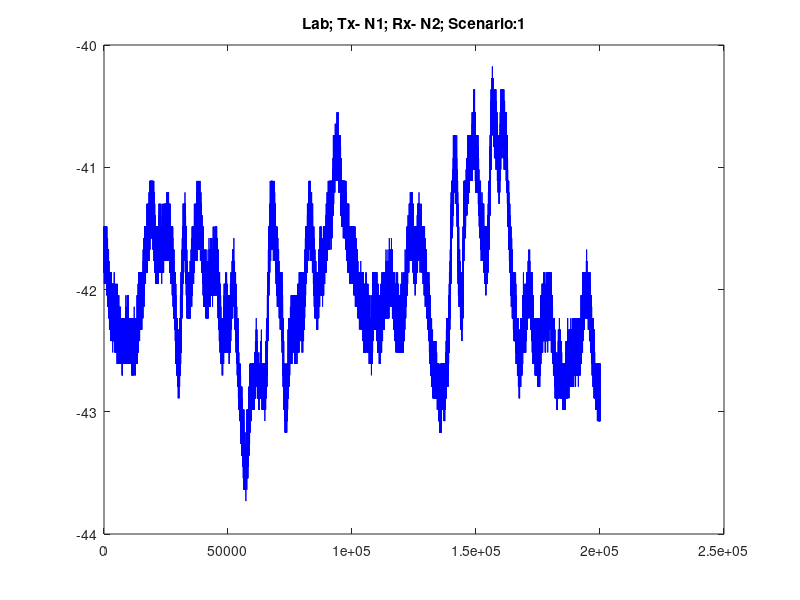
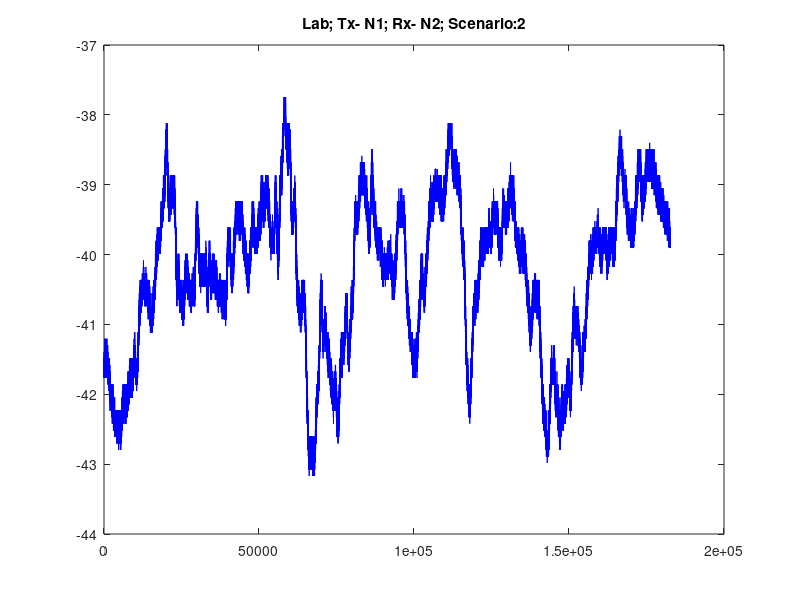
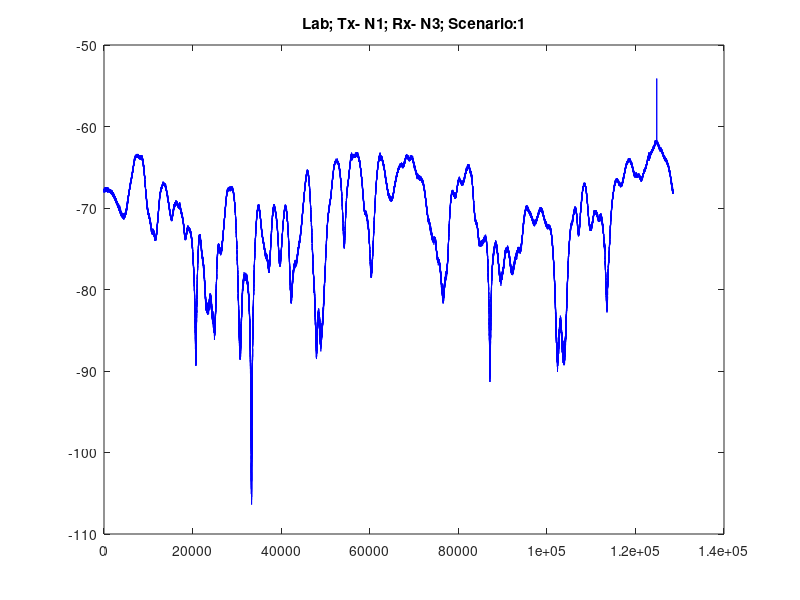
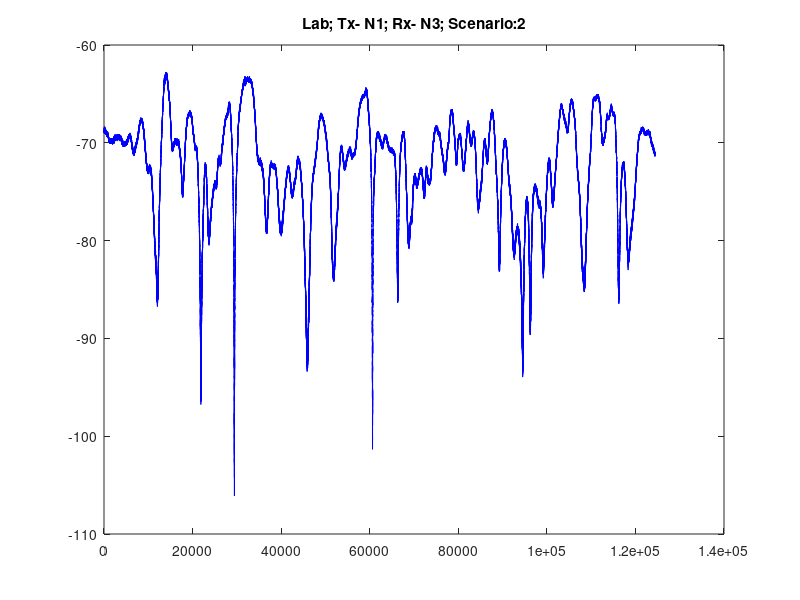

These figures' MATLAB source, in order:
%to plot Lab%

load('L_N1_Tx_N2_Rx_S1_S2.mat')

figure;    plot(P_dBm_out_n1_structure.vector_out_1,'b');   
title('Lab; Tx- N1; Rx- N2; Scenario:1')    
figure;    plot(P_dBm_out_n1_structure.vector_out_2,'b');    
title('Lab; Tx- N1; Rx- N2; Scenario:2')

%%
load('L_N1_Tx_N3_Rx_S1_S2.mat')

figure;    plot(P_dBm_out_n1_structure.vector_out_1,'b');   
title('Lab; Tx- N1; Rx- N3; Scenario:1')    
figure;    plot(P_dBm_out_n1_structure.vector_out_2,'b');    
title('Lab; Tx- N1; Rx- N3; Scenario:2')

%%
load('L_N2_Tx_N1_Rx_S1_S2.mat')

figure;    plot(P_dBm_out_n1_structure.vector_out_1,'b');   
title('Lab; Tx- N2; Rx- N1; Scenario:1')    
figure;    plot(P_dBm_out_n1_structure.vector_out_2,'b');    
title('Lab; Tx- N2; Rx- N1; Scenario:2')

%%
load('L_N2_Tx_N3_Rx_S1_S2.mat')

figure;    plot(P_dBm_out_n1_structure.vector_out_1,'b');   
title('Lab; Tx- N2; Rx- N3; Scenario:1')    
figure;    plot(P_dBm_out_n1_structure.vector_out_2,'b');    
title('Lab; Tx- N2; Rx- N3; Scenario:2')

%%
load('L_N3_Tx_N1_Rx_S1_S2.mat')

figure;    plot(P_dBm_out_n1_structure.vector_out_1,'b');   
title('Lab; Tx- N3; Rx- N1; Scenario:1')    
figure;    plot(P_dBm_out_n1_structure.vector_out_2,'b');    
title('Lab; Tx- N3; Rx- N1; Scenario:2')

%%
load('L_N3_Tx_N2_Rx_S1_S2.mat')

figure;    plot(P_dBm_out_n1_structure.vector_out_1,'b');   
title('Lab; Tx- N3; Rx- N2; Scenario:1')    
figure;    plot(P_dBm_out_n1_structure.vector_out_2,'b');    
title('Lab; Tx- N3; Rx- N2; Scenario:2')